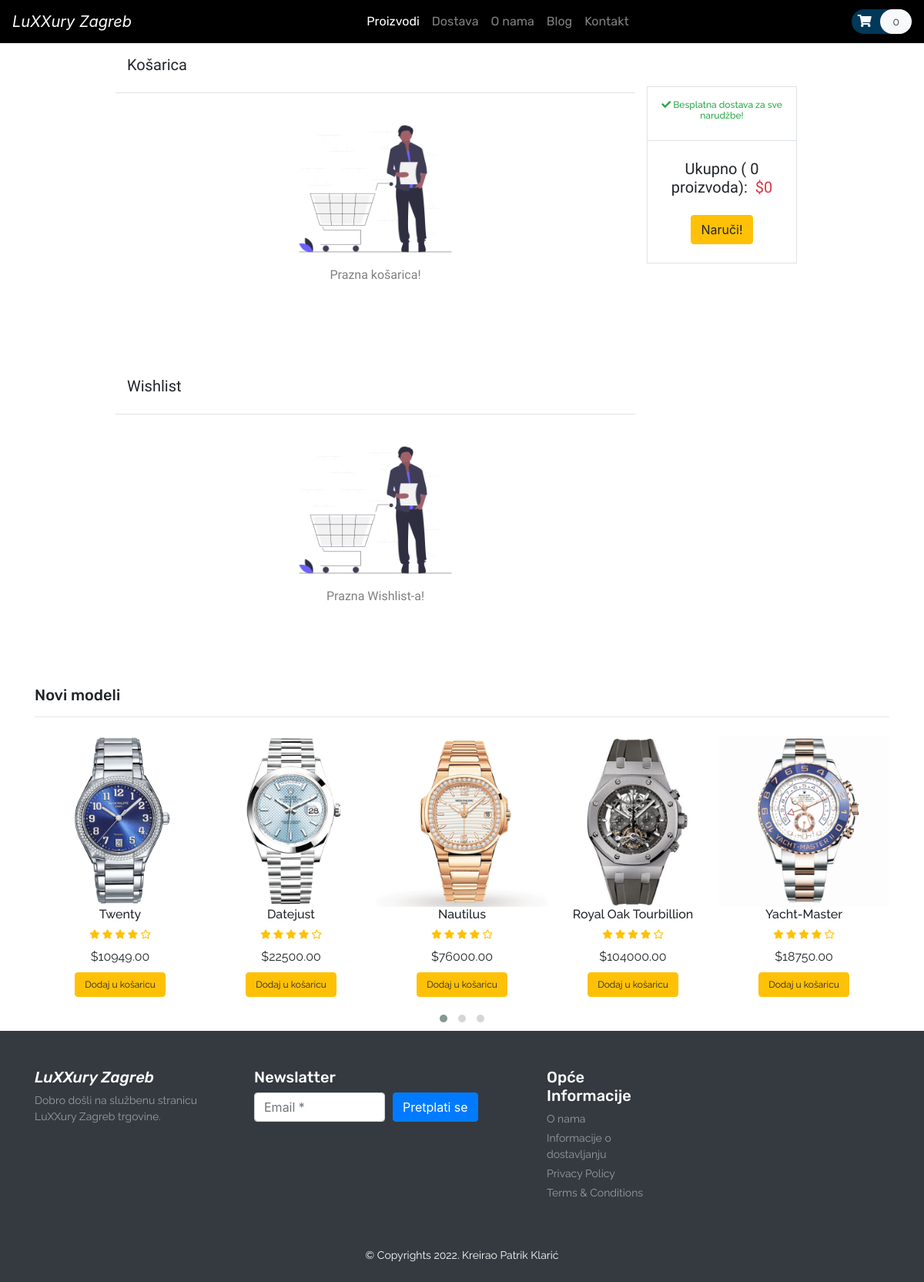
The app's page /cart.php with its own data.
### tables this page shows
CREATE TABLE `product` (
  `item_id` int(11) NOT NULL,
  `item_brand` varchar(200) NOT NULL,
  `item_name` varchar(255) NOT NULL,
  `item_price` double(10,2) NOT NULL,
  `item_image` varchar(255) NOT NULL,
  `item_register` datetime DEFAULT NULL
);

### cart.php (called while the page is built, shortened)
<?php
include ('header.php');
?>
<?php
count($product->getData('cart')) ? include ('Template/_cart-template.php') :  include ('Template/notFound/_cart_notFound.php');
count($product->getData('wishlist')) ? include ('Template/_wishilist_template.php') :  include ('Template/notFound/_wishlist_notFound.php');
include ('Template/_new-models.php');
?>
<?php
include ('footer.php');
?>

### database/DBController.php (called while the page is built, shortened)
<?php
class DBController
{
    protected $host = 'localhost';
    protected $user = 'root';
    protected $password = '';
    protected $database = "shopee";
    public function __construct()
    {
        $this->con = mysqli_connect($this->host, $this->user, $this->password, $this->database);
    }
}

### functions.php (called while the page is built)
<?php
require ('database/DBController.php');
require ('database/Product.php');
require ('database/Cart.php');
$db = new DBController();
$product = new Product($db);
$product_shuffle = $product->getData();
$Cart = new Cart($db );

### database/Product.php (called while the page is built, shortened)
<?php
class Product
{
    public $db = null;
    public function __construct(DBController $db)
    {
        $this->db = $db;
    }
    public function getData($table = 'product'){
        $result = $this->db->con->query("SELECT * FROM {$table}");
        $resultArray = array();
        while ($item = mysqli_fetch_array($result, MYSQLI_ASSOC)){
            $resultArray[] = $item;
        }
        return $resultArray;
    }
}

### Template/_new-models.php (the view, shortened to what this page needs)
<?php
shuffle($product_shuffle);
?>
<section id="new-phones">
    <div class="container">
        <h4 class="font-rubik font-size-20">Novi modeli</h4>
        <hr>
        <div class="owl-carousel owl-theme">
            <?php foreach ($product_shuffle as $item) { ?>
                <div class="item py-2 ">
                    <div class="product font-rale">
                        <a href="<?php printf('%s?item_id=%s', 'product.php',  $item['item_id']); ?>"><img src="<?php echo $item['item_image'] ?? "./assets/products/1.png"; ?>" alt="product1" class="img-fluid"></a>
                        <div class="text-center">
                            <h6><?php echo  $item['item_name'] ?? "Unknown";  ?></h6>
                            <div class="rating text-warning font-size-12">
                                <span><i class="fas fa-star"></i></span>
                                <span><i class="fas fa-star"></i></span>
                                <span><i class="fas fa-star"></i></span>
                                <span><i class="fas fa-star"></i></span>
                                <span><i class="far fa-star"></i></span>
                            </div>
                            <div class="price py-2">
                                <span>$<?php echo $item['item_price'] ?? '0' ; ?></span>
                            </div>
                            <form method="post">
                                <form method="post">
                                <?php
                                if (in_array($item['item_id'], $Cart->getCartId($product->getData('cart')) ?? [])){
                                    echo '<button type="submit" disabled class="btn btn-success font-size-12">U košarici</button>';
                                }else{
                                    echo '<button type="submit" name="novi_modeli_submit" class="btn btn-warning font-size-12">Dodaj u košaricu</button>';
                                }
                                ?>
                            </form>
                        </div>
                    </div>
                </div>
            <?php }  ?>
        </div>
    </div>
</section>

### header.php (shortened to what this page needs)
<!DOCTYPE html>
<html lang="en">
<head>
    <link rel="stylesheet" href="https://stackpath.bootstrapcdn.com/bootstrap/4.4.1/css/bootstrap.min.css">
    <link rel="stylesheet" href="https://cdnjs.cloudflare.com/ajax/libs/OwlCarousel2/2.3.4/assets/owl.carousel.min.css" />
    <link rel="stylesheet" href="https://cdnjs.cloudflare.com/ajax/libs/OwlCarousel2/2.3.4/assets/owl.theme.default.min.css" />
    <link rel="stylesheet" href="https://cdnjs.cloudflare.com/ajax/libs/font-awesome/5.13.0/css/all.min.css" />
    <link rel="stylesheet" href="style.css">
    <?php
    require ('functions.php');
    ?>
</head>
<body>
    <nav class="navbar navbar-expand-lg navbar-dark " style="background-color:black">
        <a class="navbar-brand" href="index.php" style="font-style: italic;">LuXXury Zagreb</a>
        <div class="collapse navbar-collapse" id="navbarNav">
            <ul class="navbar-nav m-auto font-rubik">
                <li class="nav-item active">
                    <a class="nav-link" href="proizvodi.php">Proizvodi</a>
                </li>
                <li class="nav-item">
                    <a class="nav-link" href="dostava_info.php">Dostava</a>
                </li>
                <li class="nav-item">
                    <a class="nav-link" href="onama.php">O nama </a>
                </li>
                <li class="nav-item">
                    <a class="nav-link" href="blog.php">Blog</a>
                </li>
                <li class="nav-item">
                    <a class="nav-link" href="kontakt.php">Kontakt </a>
                </li>
            </ul>
            <form action="#" class="font-size-14 font-rale">
                <a href="cart.php" class="py-2 rounded-pill color-primary-bg">
                    <span class="font-size-16 px-2 text-white"><i class="fas fa-shopping-cart"></i></span>
                    <span class="px-3 py-2 rounded-pill text-dark bg-light"><?php echo count($product->getData('cart')); ?></span>
                </a>
            </form>
        </div>
    </nav>
</body>
<main id="main-site">

### Template/notFound/_cart_notfound.php
<section id="cart" class="py-3 mb-5">
    <div class="container-fluid w-75">
        <h5 class="font-baloo font-size-20">Košarica</h5>
        <div class="row">
            <div class="col-sm-9">
                <div class="row border-top py-3 mt-3">
                    <div class="col-sm-12 text-center py-2">
                        <img src="./assets/blog/empty_cart.png" alt="Empty Cart" class="img-fluid" style="height: 200px;">
                        <p class="font-baloo font-size-16 text-black-50">Prazna košarica!</p>
                    </div>
                </div>
            </div>
            <div class="col-sm-3">
                <div class="sub-total border text-center mt-2">
                    <h6 class="font-size-12 font-rale text-success py-3"><i class="fas fa-check"></i> Besplatna dostava za sve narudžbe!</h6>
                    <div class="border-top py-4">
                        <h5 class="font-baloo font-size-20">Ukupno ( <?php echo isset($subTotal) ? count($subTotal) : 0; ?> proizvoda):&nbsp; <span class="text-danger">$<span class="text-danger" id="deal-price"><?php echo isset($subTotal) ? $Cart->getSum($subTotal) : 0; ?></span> </span> </h5>
                        <button type="submit" class="btn btn-warning mt-3">Naruči!</button>
                    </div>
                </div>
            </div>
        </div>
    </div>
</section>

### Template/notFound/_wishlist_notFound.php
<section id="cart" class="py-3 mb-5">
    <div class="container-fluid w-75">
        <h5 class="font-baloo font-size-20">Wishlist</h5>
        <div class="row">
            <div class="col-sm-9">
                <div class="row border-top py-3 mt-3">
                    <div class="col-sm-12 text-center py-2">
                        <img src="./assets/blog/empty_cart.png" alt="Empty Cart" class="img-fluid" style="height: 200px;">
                        <p class="font-baloo font-size-16 text-black-50">Prazna Wishlist-a!</p>
                    </div>
                </div>
            </div>
        </div>
    </div>
</section>

### footer.php (shortened to what this page needs)
</main>
<footer id="footer" class="bg-dark text-white py-5">
    <div class="container">
        <div class="row">
            <div class="col-lg-3 col-12">
                <h4 class="font-rubik font-size-20" style="font-style: italic">LuXXury Zagreb</h4>
                <p class="font-size-14 font-rale text-white-50">Dobro došli na službenu stranicu LuXXury Zagreb trgovine. </p>
            </div>
            <div class="col-lg-4 col-12">
                <h4 class="font-rubik font-size-20">Newslatter</h4>
                <form class="form-row">
                    <div class="col">
                        <input type="text" class="form-control" placeholder="Email *">
                    </div>
                    <div class="col">
                        <button type="submit" onclick="poslano()" class="btn btn-primary mb-2">Pretplati se</button>
                    </div>
                </form>
            </div>
            <div class="col-lg-2 col-12">
                <h4 class="font-rubik font-size-20">Opće Informacije</h4>
                <div class="d-flex flex-column flex-wrap">
                    <a href="onama.php" class="font-rale font-size-14 text-white-50 pb-1">O nama</a>
                    <a href="dostava_info.php" class="font-rale font-size-14 text-white-50 pb-1">Informacije o dostavljanju</a>
                    <a href="privacy.php" class="font-rale font-size-14 text-white-50 pb-1">Privacy Policy</a>
                    <a href="terms_con.php" class="font-rale font-size-14 text-white-50 pb-1">Terms & Conditions</a>
                </div>
            </div>
        </div>
    </div>
</footer>
<div class="copyright text-center bg-dark text-white py-2">
    <p class="font-rale font-size-14">&copy; Copyrights 2022. Kreirao <a class="color-second">Patrik Klarić</a></p>
</div>
</body>
</html>

### style.css (style rules this page uses)
button, button:focus { outline: none !important; box-shadow: none !important; }
.font-baloo { font-family: "Baloo Thambi 2", cursive; }
.font-rale { font-family: "Raleway", cursive; }
.font-rubik { font-family: "Rubik", cursive; }
.font-size-12 { font-size: 12px; }
.font-size-14 { font-size: 14px; }
.font-size-16 { font-size: 16px; }
.font-size-20 { font-size: 20px; }
.color-primary-bg { background: #003859; }
.color-second { color: #00A5C4; }

### records on screen
product: item_image (picture), item_name "Twenty", item_price "10949.00"
product: item_image (picture), item_name "Datejust", item_price "22500.00"
product: item_image (picture), item_name "Nautilus", item_price "76000.00"
product: item_image (picture), item_name "Royal Oak Tourbillion", item_price "104000.00"
product: item_image (picture), item_name "Yacht-Master", item_price "18750.00"

### other values on screen
count($product->getData('cart')) "0"
